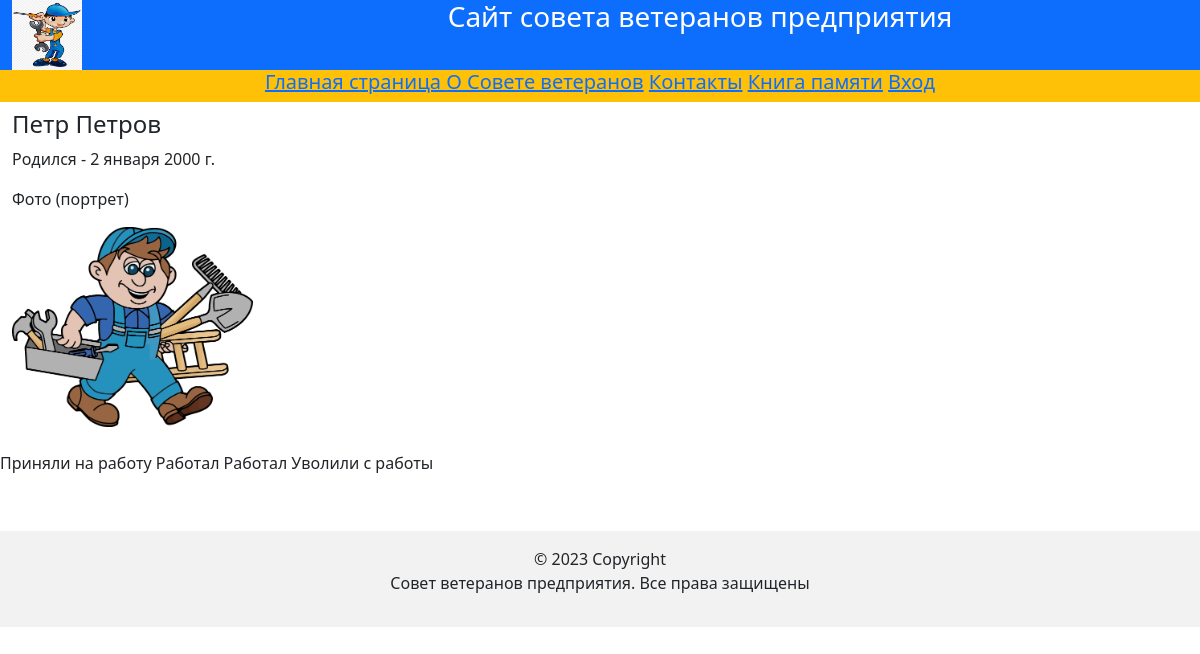
Screenshot of /remember/1 with the database file from the repository.
### veteranapp/models.py (models this page shows, shortened)
class Remember(models.Model):
    first_name = models.CharField(max_length=100)
    last_name = models.CharField(max_length=100)
    date_of_birth = models.DateField(null=True, blank=True)
    about = models.TextField()
    photo = models.ImageField(upload_to='images',
                              null=True, blank=True)

### veteranapp/views.py (the view)
# urls.py: path('remember/<int:pk>', views.RememberDetailView.as_view(), name='remember-detail'),
class RememberDetailView(DetailView):
    model = Remember

### veteranapp/templates/veteranapp/remember_detail.html
{% extends "base.html" %}
{% block content %}
  <div class="container text-start">
    <div class="row my-2">
      <h4>{{ remember.first_name }} {{ remember.last_name }}</h4>
      <p>Родился - {{ remember.date_of_birth }}</p>
      <p>Фото (портрет)</p>
      <p><img src="{{ remember.photo.url }}"
        alt="coпnect" style="max-height:200px"></p>
    </div>
    <div class="row my-2">
      {{ remember.about }}
    </div>
  </div>
{% endblock %}

### rows the page displays
Remember: first_name "Петр", last_name "Петров", date_of_birth "2 января 2000 г.", photo (picture), about "Приняли на работу Работал Работал Уволили с работы"
